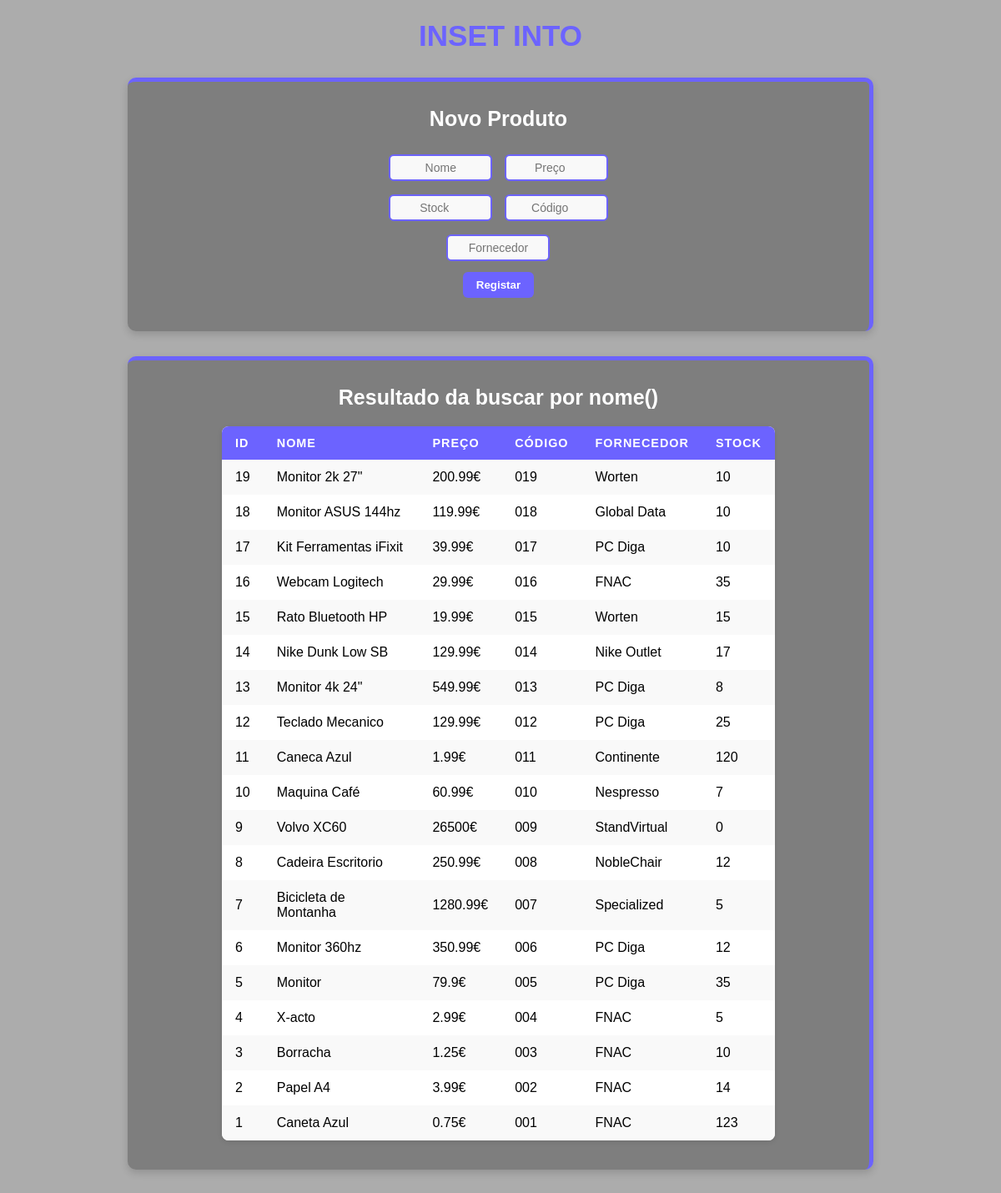
Screenshot of /exercicio_02/index.php with the database file from the repository.
### tables this page shows
CREATE TABLE `produtos` (
  `id` int(11) NOT NULL,
  `nome` varchar(50) NOT NULL,
  `preco` double NOT NULL,
  `codigo` varchar(3) NOT NULL,
  `fornecedor` varchar(100) NOT NULL,
  `stock` int(11) NOT NULL
);

### exercicio_02/helpers/base_dados_helper.php (called while the page is built, shortened)
<?php
$bd = [
  "host"=>"localhost",
  "dbname" => "codemaster_bd",
  "user" => "root",
  "pass" =>"",
];
$pdo = new PDO("mysql:host=$bd[host];dbname=$bd[dbname];charset=utf8mb4;","$bd[user]","$bd[pass]");
function select_sql($sql){
  global $pdo;
  $consulta = $pdo->query($sql);
  $resultado = $consulta->fetchAll(PDO::FETCH_ASSOC);
  return $resultado;
}
?>

### exercicio_02/index.php (the view, shortened to what this page needs)
<?php
require_once "helpers/base_dados_helper.php";
$nome="";
$produtos = select_sql("SELECT * FROM produtos ORDER BY id DESC");
?>
<!DOCTYPE html>
<html lang="pt">
<head>
  <link rel="stylesheet" href="style.css">
</head>
<body>
  <h1>INSET INTO</h1>
  <div class="caixa">
    <h3>Novo Produto</h3>
    <form method="get" action="">
      <input type="text" name="nome" required placeholder="Nome" value="<?= $nome ?>">
      <input type="number" name="preco" min="0" step="0.01" required placeholder="Preço"><br>
      <input type="number" name="stock" min="0" required placeholder="Stock">
      <input type="number" name="codigo" min="0" required placeholder="Código"><br>
      <input type="text" name="fornecedor"  required placeholder="Fornecedor"><br>
      <button type="submit">Registar</button><br>
    </form>
  </div>
  <?php if($produtos){ ?>
    <div class="caixa">
      <table>
        <tr>
          <th>ID</th>
          <th>Nome</th>
          <th>Preço</th>
          <th>Código</th>
          <th>Fornecedor</th>
          <th>Stock</th>
        </tr>
        <h3>Resultado da buscar por nome(<?= $nome ?>)</h3>
        <?php foreach ($produtos as $p) {?>
        <tr>
          <td><?= $p["id"] ?></td>
          <td><?= $p["nome"] ?></td>
          <td><?= $p["preco"] ?>€</td>
          <td><?= $p["codigo"] ?></td>
          <td><?= $p["fornecedor"] ?></td>
          <td><?= $p["stock"] ?></td>
        </tr>
        <?php } ?>
      </table>
    </div>
  <?php } ?>
</body>
</html>

### exercicio_02/style.css (style rules this page uses)
body { font-family: 'Gill Sans', 'Gill Sans MT', Calibri, 'Trebuchet MS', sans-serif; background-color: #acacac; }
h1 { color: #6c63ff; margin-bottom: 20px; text-align: center; font-size: 35px; }
h3 { color: #fff; margin-bottom: 20px; text-align: center; font-size: 25px; }
table { width: 80%; border-collapse: collapse; margin: 0 auto; background-color: #fff; box-shadow: 0 2px 6px rgba(0,0,0,0.1); border-radius: 8px; overflow: hidden; }
th, td { padding: 12px 16px; text-align: left; }
th { background-color: #6c63ff; color: #fff; text-transform: uppercase; font-size: 0.9rem; letter-spacing: 1px; }
tr:nth-child(even) { background-color: #f9f9f9; }
.caixa { text-align: center; width: 70%; margin: 30px auto; padding:5px 30px; padding-bottom:35px; background-color: #29292959; border-radius: 10px; box-shadow: 0 4px 10px rgba(0,0,0,0.15); border-top: 5px solid #6c63ff; border-right: 5px solid #6c63ff; }
.caixa input[type="text"], input[type="number"] { padding: 6px 10px; border: 2px solid #6c63ff; border-radius: 6px; background-color: #f9f9f9; color: #333; font-size: 14px; width: 100px; text-align:center; margin: 8px 5px; }
.caixa button, .reset-btn { padding: 8px 16px; border: none; border-radius: 6px; background-color: #6c63ff; color: #fff; font-weight: 600; cursor: pointer; transition: background-color 0.2s ease, transform 0.1s ease; margin: 5px; }
.caixa form { text-align:center }

### rows the page displays
produtos: id "19", nome "Monitor 2k 27\"", preco "200.99", codigo "019", fornecedor "Worten", stock "10"
produtos: id "18", nome "Monitor ASUS 144hz", preco "119.99", codigo "018", fornecedor "Global Data", stock "10"
produtos: id "17", nome "Kit Ferramentas iFixit", preco "39.99", codigo "017", fornecedor "PC Diga", stock "10"
produtos: id "16", nome "Webcam Logitech", preco "29.99", codigo "016", fornecedor "FNAC", stock "35"
produtos: id "15", nome "Rato Bluetooth HP", preco "19.99", codigo "015", fornecedor "Worten", stock "15"
produtos: id "14", nome "Nike Dunk Low SB", preco "129.99", codigo "014", fornecedor "Nike Outlet", stock "17"
produtos: id "13", nome "Monitor 4k 24\"", preco "549.99", codigo "013", fornecedor "PC Diga", stock "8"
produtos: id "12", nome "Teclado Mecanico", preco "129.99", codigo "012", fornecedor "PC Diga", stock "25"
produtos: id "11", nome "Caneca Azul", preco "1.99", codigo "011", fornecedor "Continente", stock "120"
produtos: id "10", nome "Maquina Café", preco "60.99", codigo "010", fornecedor "Nespresso", stock "7"
produtos: id "9", nome "Volvo XC60", preco "26500", codigo "009", fornecedor "StandVirtual", stock "0"
produtos: id "8", nome "Cadeira Escritorio", preco "250.99", codigo "008", fornecedor "NobleChair", stock "12"
produtos: id "7", nome "Bicicleta de Montanha", preco "1280.99", codigo "007", fornecedor "Specialized", stock "5"
produtos: id "6", nome "Monitor 360hz", preco "350.99", codigo "006", fornecedor "PC Diga", stock "12"
produtos: id "5", nome "Monitor", preco "79.9", codigo "005", fornecedor "PC Diga", stock "35"
produtos: id "4", nome "X-acto", preco "2.99", codigo "004", fornecedor "FNAC", stock "5"
produtos: id "3", nome "Borracha", preco "1.25", codigo "003", fornecedor "FNAC", stock "10"
produtos: id "2", nome "Papel A4", preco "3.99", codigo "002", fornecedor "FNAC", stock "14"
produtos: id "1", nome "Caneta Azul", preco "0.75", codigo "001", fornecedor "FNAC", stock "123"
